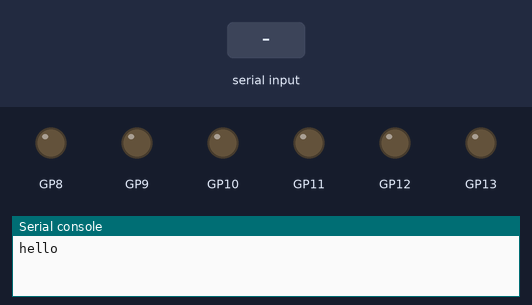
Recording of a program running on a simulated Raspberry Pi Pico running CircuitPython. On the bench: output pins drawn as LEDs (lit = HIGH), the last lines printed to the serial console. Inputs (shaded band) come from the test bench.

Above: at 1.2 s.
1.3 s: "w" received over the second serial link
At 2.2 s:
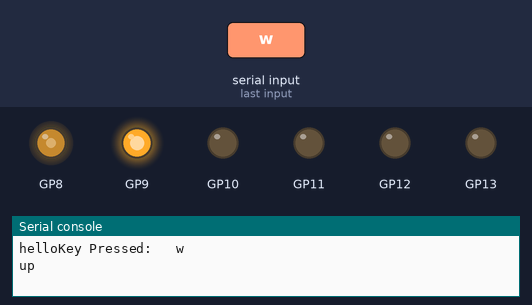
2.8 s: "s" received over the second serial link
At 3.5 s:
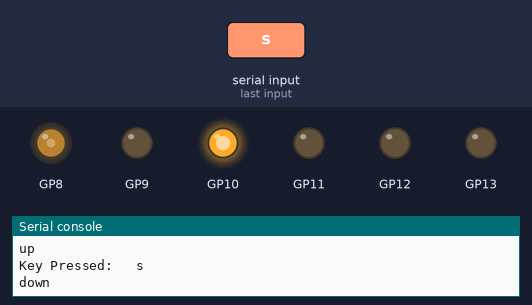
4.3 s: "a" received over the second serial link
At 5.5 s:
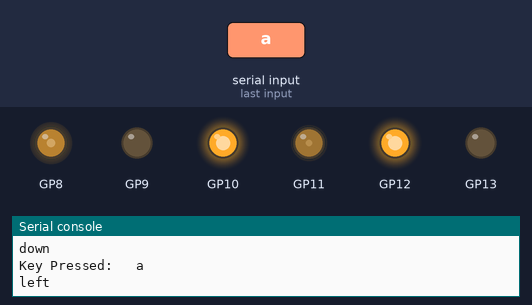
5.8 s: "d" received over the second serial link
At 7.0 s:
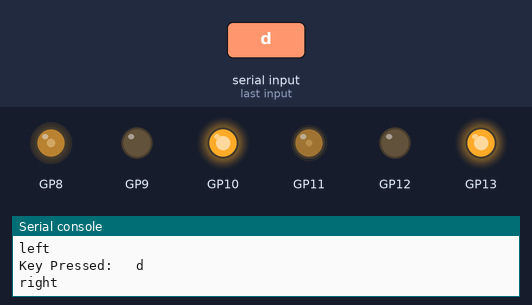
7.3 s: "5" received over the second serial link
At 7.9 s:
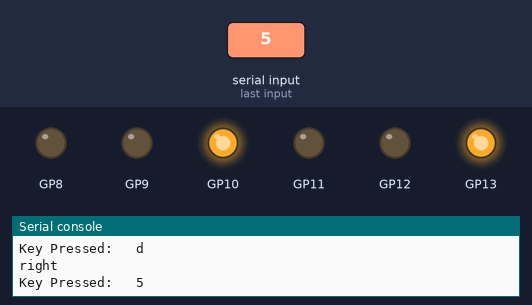
8.8 s: "w" received over the second serial link
At 9.2 s:
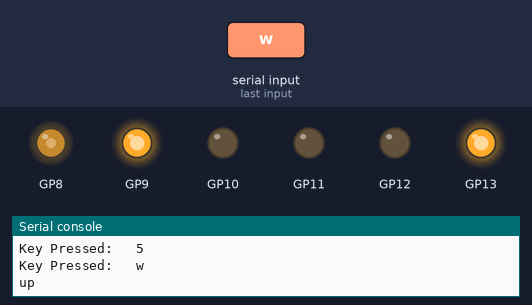
Timing chart, 0 to 11.3 s (numbered marks = the images above; inputs shaded):
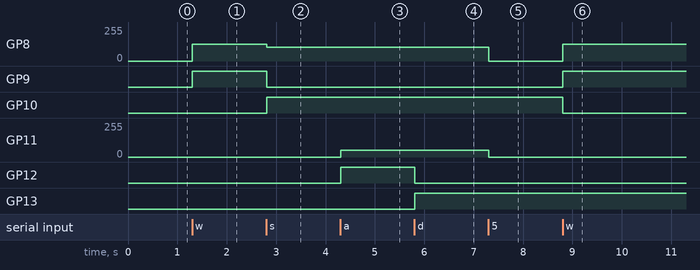

The program:

version3.py
```python
import pwmio
import board
import time
import digitalio
import usb_hid
#from adafruit_hid.keyboard import Keyboard
#from adafruit_hid.keyboard import Keycode
import usb_cdc
#chatGPT
#question: create a classin circut python that moves a L298 H-Bridge motor and have key imputs


class MotorController:
    def __init__(self, tilt, pan, downT, upT, leftP, rightP):
        # Initialize PWM for pitch/yaw motor
        self.pc = usb_cdc.data
        self.tilt = pwmio.PWMOut(tilt, frequency = 600, duty_cycle = 0)
        self.pan   = pwmio.PWMOut(pan, frequency = 600, duty_cycle = 0)

        # Initialize digital output for GP pins

        self.downT = digitalio.DigitalInOut(downT)
        self.upT   = digitalio.DigitalInOut(upT)
        self.leftP = digitalio.DigitalInOut(leftP)
        self.rightP= digitalio.DigitalInOut(rightP)

        # Direction Signal
        self.downT.direction = digitalio.Direction.OUTPUT
        self.upT.direction = digitalio.Direction.OUTPUT
        self.leftP.direction = digitalio.Direction.OUTPUT
        self.rightP.direction = digitalio.Direction.OUTPUT

        #self.keyboard = Keyboard(usb_hid.devices)
        self.pc.write(bytes('hello','utf-8'))


    def up(self, speed = 0.5, MAX = (2**16) -1):
        # Set motor direction for pitch up
        self.upT.value   = True
        self.downT.value = False

        # Set pitch motor speed
        self.tilt.duty_cycle = int(speed * MAX)


    def down(self, speed = 0.4, MAX = (2**16) -1):
        # Set motor direction for pitch down
        self.upT.value   = False
        self.downT.value = True

        # Set pitch motor speed
        self.tilt.duty_cycle = int(speed * MAX)


    def right(self, speed = 0.2, MAX = (2**16) -1):
        # Set motor direction for yaw right
        self.rightP.value   = True
        self.leftP.value    = False

        # Set yaw motor speed
        self.pan.duty_cycle = int(speed * MAX)


    def left(self, speed = 0.2, MAX = (2**16) -1):
        # Set motor direction for yaw up
        self.rightP.value   = False
        self.leftP.value    = True

        # Set yaw motor speed
        self.pan.duty_cycle = int(speed * MAX)

    def stop(self):
        # Stop the motor

        self.tilt.duty_cycle = 0
        self.pan.duty_cycle   = 0

    def key_commands(self):
        # Check if keys are being pressed
        if self.pc.in_waiting >0:
            inputs = self.pc.read(self.pc.in_waiting).strip().decode()
            print('Key Pressed:  ', inputs)
            if inputs =='w':
                print('up')
                self.up()
            elif inputs=='s':
                print('down')
                self.down()
            elif inputs=='a':
                print('left')
                self.left()
            elif inputs=='d':
                print('right')
                self.right()
            else:
                self.stop()


motor = MotorController(board.GP8, board.GP11, board.GP10, board.GP9, board.GP12, board.GP13)


while True:
    motor.key_commands()
    time.sleep(0.01)
```

Measured:
- after the input at 1.3 s, GP8: 0/255 → 127/255 at once; GP9: LOW → HIGH at once
- after the input at 2.8 s, GP8: 127/255 → 102/255 at once; GP9: HIGH → LOW at once; GP10: LOW → HIGH at once
- after the input at 4.3 s, GP11: 0/255 → 51/255 at once; GP12: LOW → HIGH at once
- after the input at 5.8 s, GP12: HIGH → LOW at once; GP13: LOW → HIGH at once
- after the input at 7.3 s, GP8: 102/255 → 0/255 at once; GP11: 51/255 → 0/255 at once
- after the input at 8.8 s, GP8: 0/255 → 127/255 at once; GP9: LOW → HIGH at once; GP10: HIGH → LOW at once
